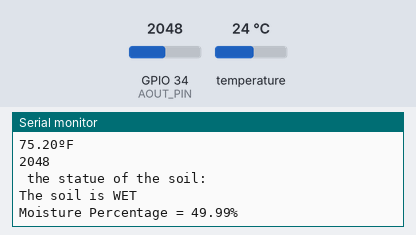
A sketch run on a simulated ESP32. On the bench: the last lines printed to the serial monitor. The inputs (shaded band) are chosen by the test bench; at power-on: GPIO 34 (AOUT_PIN) = 2048, temperature 24 °C.

Above: at 1.5 s.
1.6 s: GPIO 34 (AOUT_PIN) set to 4042
At 4.0 s:
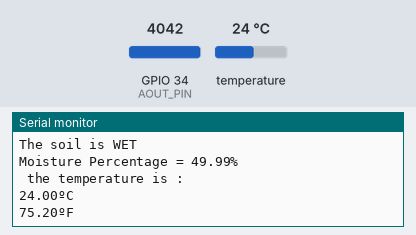
8.4 s: temperature set to 12 °C
At 10.2 s:
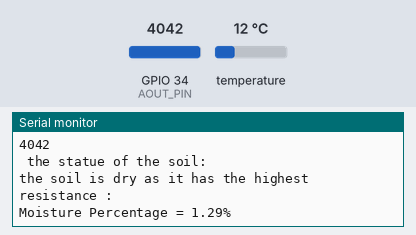
10.3 s: temperature set to 19 °C
12.2 s: GPIO 34 (AOUT_PIN) set to 4095
At 13.9 s:
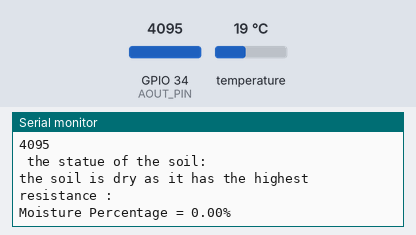
Timing chart, 0 to 15.1 s (numbered marks = the images above; inputs shaded):
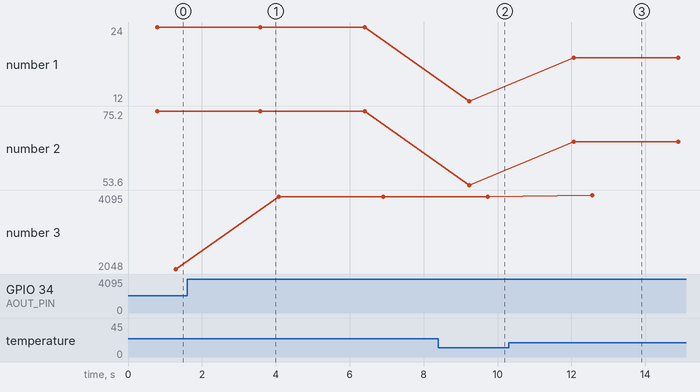

Measured:
- after the input at 8.4 s, the serial monitor: prints a new line after 0.84 s (image 2)
- after the input at 12.2 s, the serial monitor: prints a new line after 0.37 s (image 3)
- plotted number 1: 24 → 12 after the input at 8.4 s, 12 → 19 after the input at 10.3 s
- plotted number 2: 75.2 → 53.6 after the input at 8.4 s, 53.6 → 66.2 after the input at 10.3 s
- plotted number 3: 2048 → 4042 after the input at 1.6 s, 4042 → 4095 after the input at 12.2 s

The sketch:

coding.ino
```cpp
#include <OneWire.h>
#include <DallasTemperature.h>
const int oneWireBus = 23;
#define AOUT_PIN 34  // ESP32 pin GIOP36 (ADC0) that connects to AOUT pin of moisture sensor
#define THRESHOLD 4002

OneWire oneWire(oneWireBus);

// Pass our oneWire reference to Dallas Temperature sensor
DallasTemperature sensors(&oneWire);

void setup() {
  // put your setup code here, to run once:
  Serial.begin(9600);
  sensors.begin();

}

void loop() {
   sensors.requestTemperatures();
  float temperatureC = sensors.getTempCByIndex(0);
  float temperatureF = sensors.getTempFByIndex(0);
   Serial.println (" the temperature is :");
  Serial.print(temperatureC);

  Serial.println("ºC");
  Serial.print(temperatureF);
  Serial.println("ºF");
  delay(500);

  // put your main code here, to run repeatedly:
  //int value = analogRead(AOUT_PIN); // read the analog value from sensor
  float moisture_percentage;
  int sensor_analog;
  sensor_analog = analogRead(AOUT_PIN);
  Serial.println(sensor_analog);
  moisture_percentage = ( 100 - ( (sensor_analog/4095.00) * 100 ) );


   Serial.println(" the statue of the soil:");

  if (sensor_analog > THRESHOLD)
   Serial.println("the soil is dry as it has the highest resistance :");

  else
    Serial.println("The soil is WET ");

    //Serial.println(value);

  //Serial.println("");
  Serial.print("Moisture Percentage = ");
  Serial.print(moisture_percentage);
  Serial.print("%\n\n");
  delay(1000);


  delay(500);


}
```
